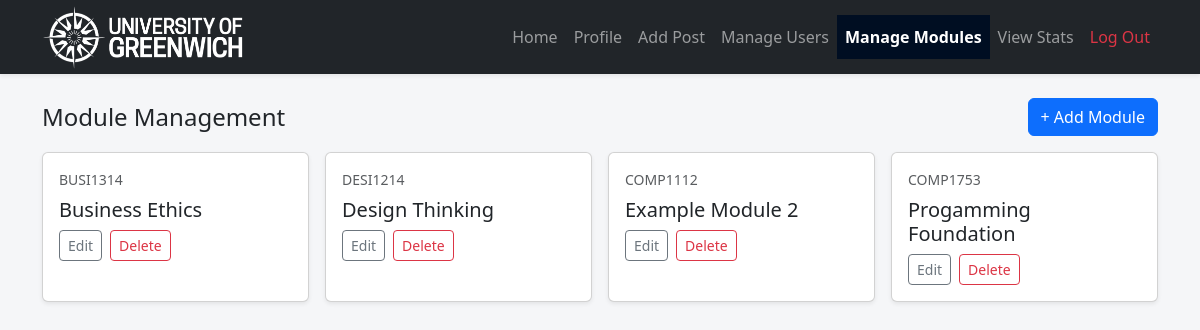
Page /manage_modules.php (signed in) on the committed database.
### tables this page shows
CREATE TABLE `modules` (
  `moduleID` varchar(11) NOT NULL,
  `moduleName` varchar(255) NOT NULL,
  PRIMARY KEY (`moduleID`)
);

### manage_modules.php (called while the page is built, shortened)
<?php include 'nav-bar.php'; ?>
<?php include 'config.php'; ?>
<?php
try {
  $pdo = new PDO($dsn, $DB_USER, $DB_PASS);
    $pdo->setAttribute(PDO::ATTR_ERRMODE, PDO::ERRMODE_EXCEPTION);
  $stmt = $pdo->query('SELECT moduleID, moduleName FROM modules ORDER BY moduleName ASC');
  $modules = $stmt->fetchAll();
} catch (PDOException $e) {
  http_response_code(500);
  die('Database error.');
}
?>
<?php include 'templates/manage_modules.html.php'; ?>

### templates/manage_modules.html.php (the view, shortened to what this page needs)
<!DOCTYPE html>
<html lang="en">
<head>
</head>
<body>
<div class="container py-4">
  <div class="d-flex align-items-center justify-content-between mb-3">
    <h1 class="h4 mb-0">Module Management</h1>
    <button type="button"
        class="btn btn-primary"
        data-bs-toggle="modal"
        data-bs-target="#editModuleModal"
        data-mode="add">
  + Add Module
</button>
  </div>
  <?php if (empty($modules)): ?>
    <div class="alert alert-info">No modules yet. Click “Add Module” to create one.</div>
  <?php else: ?>
    <div class="row g-3">
      <?php foreach ($modules as $m): ?>
        <div class="col-12 col-sm-6 col-lg-4 col-xl-3">
          <div class="card module-card shadow-sm h-100">
            <div class="card-body d-flex flex-column">
              <div class="mb-2 small text-muted"><?= $m['moduleID'] ?></div>
              <h5 class="card-title mb-2">
                <?= htmlspecialchars($m['moduleName']) ?>
              </h5>
              <div class="d-flex gap-2">
                <button type="button" class="btn btn-outline-secondary btn-sm" data-bs-toggle="modal" data-bs-target="#editModuleModal"
                  data-id="<?= $m['moduleID'] ?>"
                  data-name="<?= htmlspecialchars($m['moduleName']) ?>"
                >
                  Edit
                </button>
                <form method="POST" onsubmit="return confirm('Delete this module?');">
                  <button type="submit" class="btn btn-outline-danger btn-sm">Delete</button>
                </form>
              </div>
            </div>
          </div>
        </div>
      <?php endforeach; ?>
    </div>
  <?php endif; ?>
</div>
</body>
</html>

### nav-bar.php (style rules this page uses)
body { background-color: #f8f9fa; }

### templates/manage_modules.html.php (style rules this page uses)
body { background:#f5f6f8; }
.card.module-card { transition: transform .08s ease-in-out; }

### rows in the picture
modules: moduleID "BUSI1314", moduleName "Business Ethics"
modules: moduleID "DESI1214", moduleName "Design Thinking"
modules: moduleID "COMP1112", moduleName "Example Module 2"
modules: moduleID "COMP1753", moduleName "Progamming Foundation"
